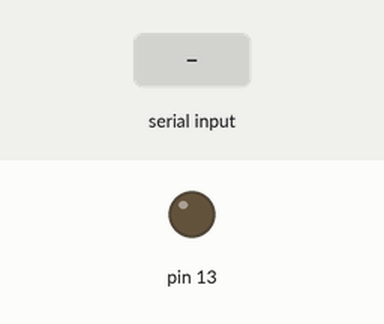
Bench run of a sketch on a simulated Arduino Uno, built with avr-gcc and run on an emulated ATmega328P. Parts: output pins drawn as LEDs (lit = HIGH). The inputs (shaded band) are chosen by the test bench.

Above: at 1.2 s.
1.3 s: "A" received over Serial
At 2.3 s:
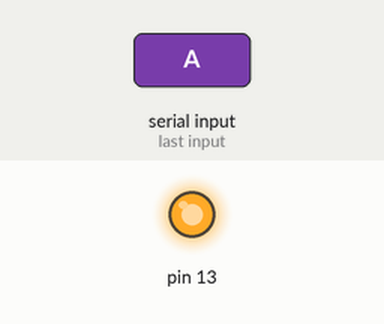
2.8 s: "D" received over Serial
At 3.4 s:
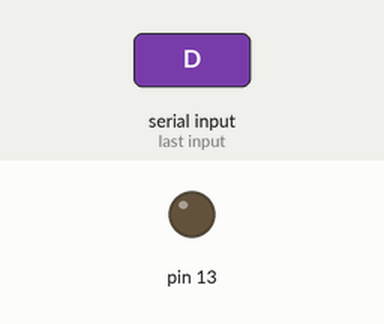
Timing chart, 0 to 5.8 s (numbered marks = the images above; inputs shaded):
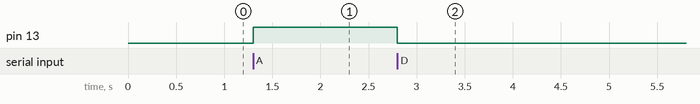

Measured:
- after the input at 1.3 s, pin 13: LOW → HIGH at once
- after the input at 2.8 s, pin 13: HIGH → LOW at once

The sketch:

sketch_mar23a.ino
```cpp
void setup() {
  Serial.begin(9600);
  // define as portas como saida
  pinMode(13, OUTPUT);


}
void loop() {
  // testa se a porta serial está disponível
  if (Serial.available() > 0) {
    // le os dados da porta serial armazena na variavel 'entrada'
    char entrada = Serial.read();
    switch (entrada) {
    case 'A':
      digitalWrite(13, HIGH); //acende led_A
      break;
    case 'D':
      digitalWrite(13, LOW); // apaga led_A
      break;

    }
  }
}
```
